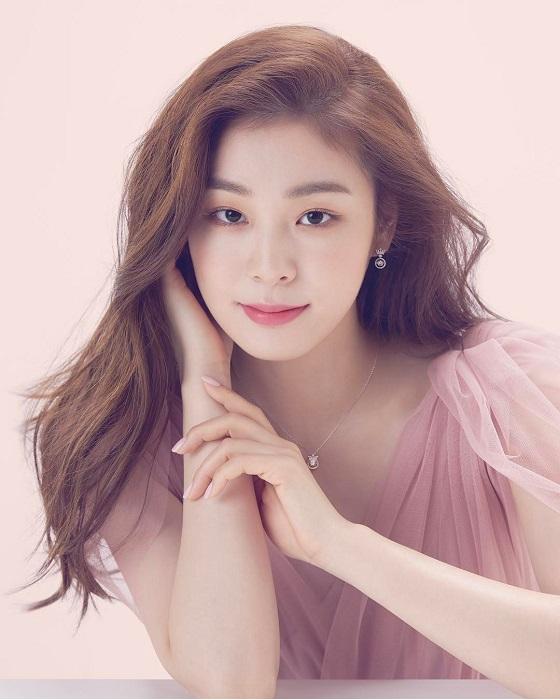
#> input picture opencv/image/03.jpg, 560 x 699 px, given in place of bts.mp4, which was not available
$ python movie_face_mosaic.py
#> lines starting #> are read from the running program, lines starting #| are printed output that depends on the picture; after the words box and inside, x2 and y2 are one past the last pixel; in counts of white or black regions, pixels touching at a corner belong together; pictures that were not available may be replaced by others from this repository, and a replacement may not be noted
# 설치한 OpenCV 패키지 불러오기
import cv2

# 학습된 얼굴 정면검출기 사용하기
face_cascade = cv2.CascadeClassifier("data/haarcascade_frontalface_alt2.xml")

cam = cv2.VideoCapture("movie/bts.mp4")

# 동영상은 시작부터 종료될때까지 프레임을 지속적으로 받아야 하기 때문에 while문을 계속 반복함
while True:
    ret, movie_image = cam.read()
#> movie_image is the input picture: shape (699, 560, 3); mean B, G, R 165, 164.8, 194.8

    # 동영상으로부터 프레임(이미지)를 잘 받았으면 실행함
    if ret is True:

        # 동영상의 프레임을 얼굴인식율을 높이기 위해 흑백으로 변경함
        gray = cv2.cvtColor(movie_image, cv2.COLOR_BGR2GRAY)
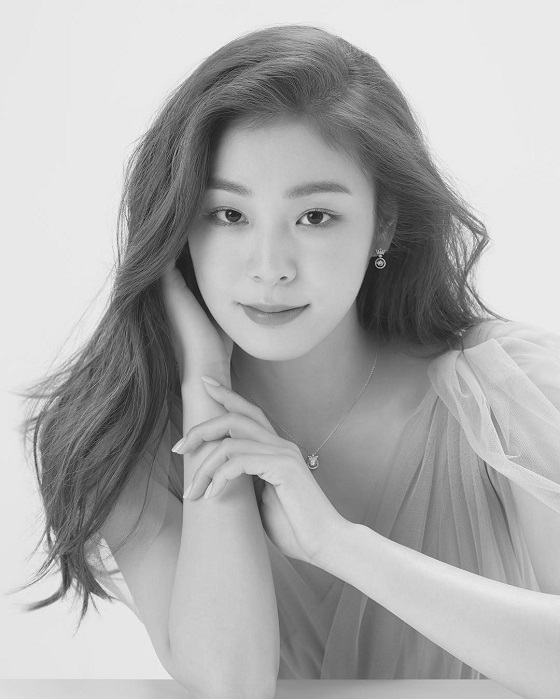
#> gray: shape (699, 560); min 6, max 246, mean 173.7

        # 변환한 흑백사진으로부터 히스토그램 평활화
        gray = cv2.equalizeHist(gray)
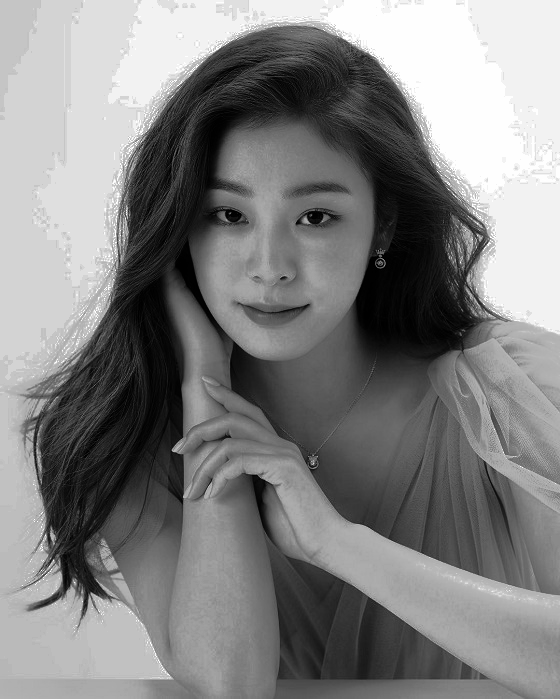
#> gray: shape (699, 560); min 0, max 255, mean 129.6

        # 얼굴 인식하기
        faces = face_cascade.detectMultiScale(gray, 1.5, 5, 0, (20, 20))
#> faces = [[161, 127, 228, 228]]

        for face in faces:
            #얼굴 위치 값을 가져오기
            x, y, w, h = face

            #원본이미지로부터 얼굴영역 가져오기
            face_image = movie_image[y:y + h, x:x + w]

            # 모자이크 비율(픽셀크기 증가로 모자이크 만들기)
            mosaic_rate = 30

            # 얼굴 영역의 픽셀을 mosaic_rate에 따라 나눠서 픽셀 확대
            face_image = cv2.resize(face_image, (w // mosaic_rate, h // mosaic_rate))

            # 확대한 얼굴 이미지(픽셀)을 얼굴 크기에 덮어쓰기
            face_image = cv2.resize(face_image, (w, h), interpolation=cv2.INTER_AREA)

            # 원본이미지에 모자이크 처리한 얼굴 이미지 붙이기
            movie_image[y:y + h, x:x + w] = face_image;

            #얼굴 검출 사각형 그리기
            cv2.rectangle(movie_image, face, (255, 0, 0), 4)
#> this loop made 1 pass
#> (x, y, w, h, mosaic_rate) on pass 1: (161, 127, 228, 228, 30)
#> pass 1, `face_image = movie_image[y:y + h, x:x + w]`:
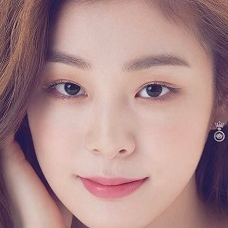
#> face_image: shape (228, 228, 3); mean B, G, R 138, 137.9, 172.2
#> pass 1, `face_image = cv2.resize(face_image, (w, h), interpolation=cv2.INTER_AR..`:
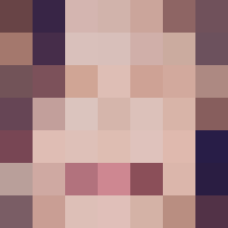
#> face_image: shape (228, 228, 3); mean B, G, R 137.9, 138, 173
#> after the loop:
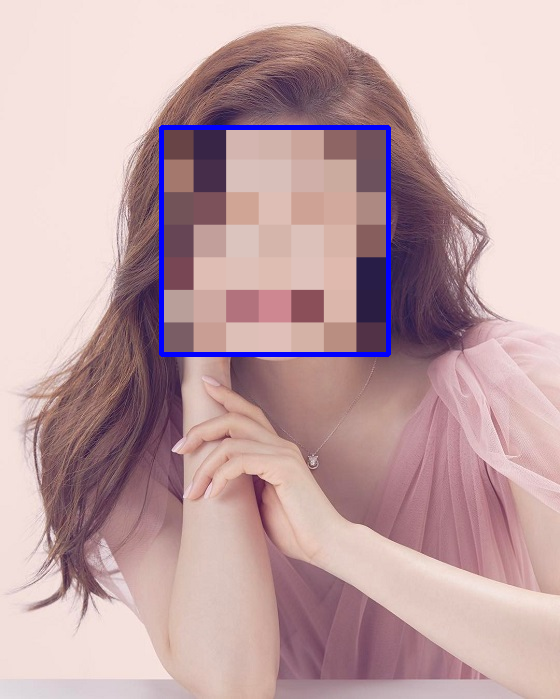
#> movie_image: shape (699, 560, 3); 13.67% of pixels changed, all inside (x1, y1, x2, y2) = (159, 125, 391, 357)

        # 사이즈 변경된 이미지로 출력하기
        cv2.imshow("movie_mosaic", movie_image)

    # 입력받는 것 대기하기, 작성안하면, 결과창이 바로 닫힘
    if cv2.waitKey(1) > 0:
#> (key Esc is pressed here)
        break

$ run again, on opencv/image/izone.jpg
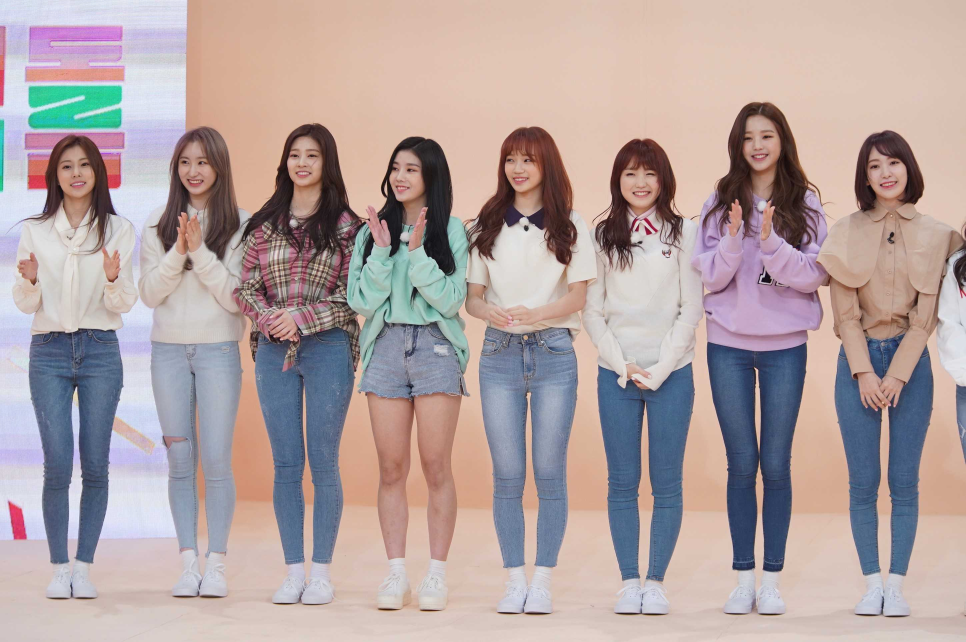
#> input picture opencv/image/izone.jpg, 2897 x 1926 px, given in place of bts.mp4, which was not available (shown at 1/3 size)
#> movie_image is the input picture: shape (1926, 2897, 3); mean B, G, R 160.6, 161.3, 176.9
#> faces = [[1504, 448, 101, 101], [528, 452, 101, 101], [2198, 355, 152, 152], [834, 410, 152, 152], [1483, 422, 152, 152], [509, 429, 152, 152], [153, 440, 152, 152], [2578, 440, 152, 152], [1133, 449, 152, 152], [1845, 464, 152, 152]]
#> the loop `for face in faces:` made 10 passes
#> pass 1, `face_image = cv2.resize(face_image, (w, h), interpolation=cv2.INTER_AR..`:
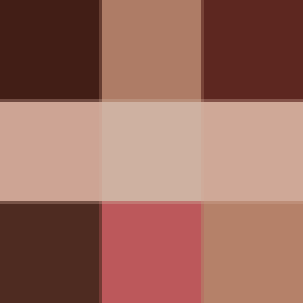
#> face_image: shape (101, 101, 3) (shown 3 times larger); mean B, G, R 93.9, 106.9, 155.3
#> after the loop `for face in faces:`:
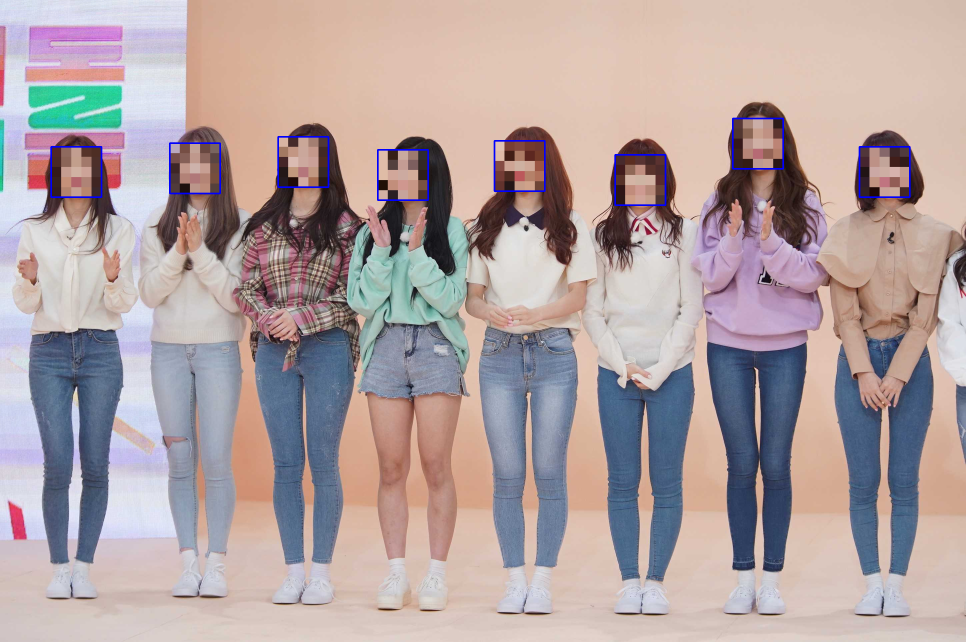
#> movie_image: shape (1926, 2897, 3) (shown at 1/3 size); mean B, G, R 161.4, 161, 176.4

$ run again, on opencv/image/my_face.jpg
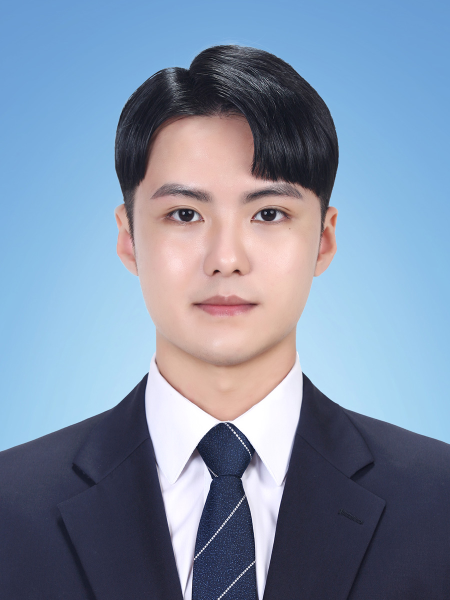
#> input picture opencv/image/my_face.jpg, 900 x 1200 px, given in place of bts.mp4, which was not available (shown at 1/2 size)
#> movie_image is the input picture: shape (1200, 900, 3); mean B, G, R 165.8, 142.2, 126
#> faces = [[198, 231, 513, 513]]
#> the loop `for face in faces:` made 1 pass
#> (x, y, w, h, mosaic_rate) on pass 1: (198, 231, 513, 513, 30)
#> pass 1, `face_image = movie_image[y:y + h, x:x + w]`:
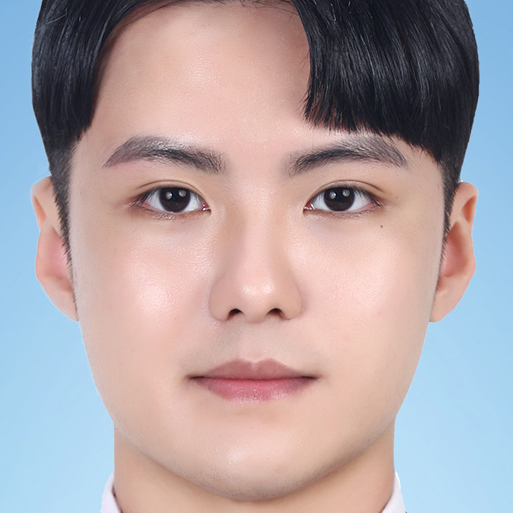
#> face_image: shape (513, 513, 3); mean B, G, R 165.6, 162.5, 175.3
#> after the loop `for face in faces:`:
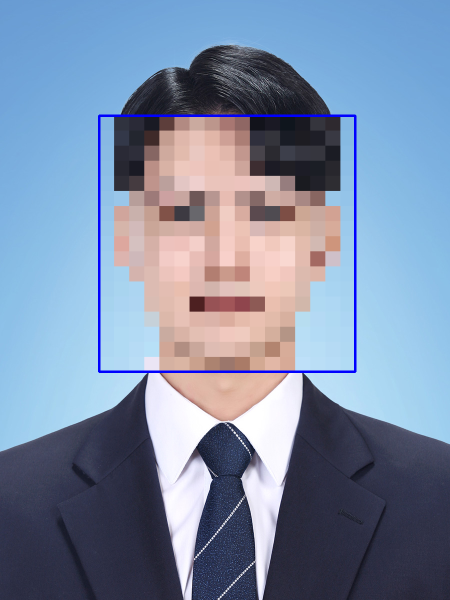
#> movie_image: shape (1200, 900, 3) (shown at 1/2 size); mean B, G, R 165.9, 140.3, 124.4
